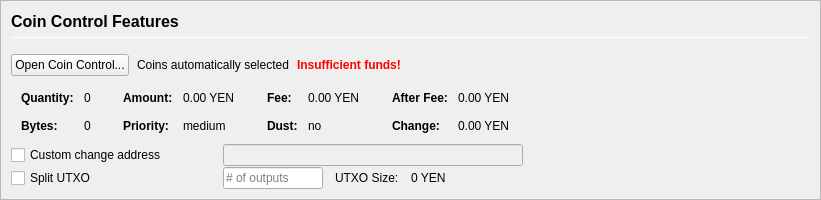
         <widget class="QFrame" name="frameCoinControl">
          <property name="sizePolicy">
           <sizepolicy hsizetype="Expanding" vsizetype="Expanding">
            <horstretch>0</horstretch>
            <verstretch>0</verstretch>
           </sizepolicy>
          </property>
          <property name="maximumSize">
           <size>
            <width>16777215</width>
            <height>16777215</height>
           </size>
          </property>
          <property name="frameShape">
           <enum>QFrame::StyledPanel</enum>
          </property>
          <property name="frameShadow">
           <enum>QFrame::Sunken</enum>
          </property>
          <layout class="QVBoxLayout" name="verticalLayoutCoinControl2">
           <property name="spacing">
            <number>0</number>
           </property>
           <property name="leftMargin">
            <number>0</number>
           </property>
           <property name="topMargin">
            <number>0</number>
           </property>
           <property name="rightMargin">
            <number>0</number>
           </property>
           <property name="bottomMargin">
            <number>0</number>
           </property>
           <item>
            <widget class="QFrame" name="frameCoinControl_BG">
             <layout class="QVBoxLayout" name="verticalLayoutCoinControl" stretch="0,0,0,0,0,0">
              <property name="spacing">
               <number>1</number>
              </property>
              <property name="leftMargin">
               <number>10</number>
              </property>
              <property name="topMargin">
               <number>10</number>
              </property>
              <item>
               <layout class="QHBoxLayout" name="horizontalLayoutCoinControl1">
                <property name="bottomMargin">
                 <number>15</number>
                </property>
                <item>
                 <layout class="QVBoxLayout" name="verticalLayout_3">
                  <property name="spacing">
                   <number>6</number>
                  </property>
                  <item>
                   <widget class="QLabel" name="labelCoinControlFeatures">
                    <property name="sizePolicy">
                     <sizepolicy hsizetype="Preferred" vsizetype="Maximum">
                      <horstretch>0</horstretch>
                      <verstretch>0</verstretch>
                     </sizepolicy>
                    </property>
                    <property name="minimumSize">
                     <size>
                      <width>0</width>
                      <height>20</height>
                     </size>
                    </property>
                    <property name="font">
                     <font>
                      <pointsize>12</pointsize>
                      <weight>75</weight>
                      <bold>true</bold>
                     </font>
                    </property>
                    <property name="styleSheet">
                     <string notr="true">font-weight:bold;</string>
                    </property>
                    <property name="text">
                     <string>Coin Control Features</string>
                    </property>
                   </widget>
                  </item>
                  <item>
                   <widget class="Line" name="line">
                    <property name="minimumSize">
                     <size>
                      <width>0</width>
                      <height>1</height>
                     </size>
                    </property>
                    <property name="maximumSize">
                     <size>
                      <width>16777215</width>
                      <height>1</height>
                     </size>
                    </property>
                    <property name="orientation">
                     <enum>Qt::Horizontal</enum>
                    </property>
                   </widget>
                  </item>
                 </layout>
                </item>
               </layout>
              </item>
              <item>
               <layout class="QHBoxLayout" name="horizontalLayoutCoinControl2" stretch="0,0,0,0">
                <property name="spacing">
                 <number>8</number>
                </property>
                <property name="bottomMargin">
                 <number>10</number>
                </property>
                <item>
                 <widget class="QPushButton" name="pushButtonCoinControl">
                  <property name="styleSheet">
                   <string notr="true"/>
                  </property>
                  <property name="text">
                   <string>Open Coin Control...</string>
                  </property>
                  <property name="autoDefault">
                   <bool>false</bool>
                  </property>
                 </widget>
                </item>
                <item>
                 <widget class="QLabel" name="labelCoinControlAutomaticallySelected">
                  <property name="text">
                   <string>Coins automatically selected</string>
                  </property>
                  <property name="margin">
                   <number>5</number>
                  </property>
                 </widget>
                </item>
                <item>
                 <widget class="QLabel" name="labelCoinControlInsuffFunds">
                  <property name="font">
                   <font>
                    <weight>75</weight>
                    <bold>true</bold>
                   </font>
                  </property>
                  <property name="styleSheet">
                   <string notr="true">color:red;font-weight:bold;</string>
                  </property>
                  <property name="text">
                   <string>Insufficient funds!</string>
                  </property>
                  <property name="margin">
                   <number>5</number>
                  </property>
                 </widget>
                </item>
                <item>
                 <spacer name="horizontalSpacerCoinControl">
                  <property name="orientation">
                   <enum>Qt::Horizontal</enum>
                  </property>
                  <property name="sizeHint" stdset="0">
                   <size>
                    <width>40</width>
                    <height>1</height>
                   </size>
                  </property>
                 </spacer>
                </item>
               </layout>
              </item>
              <item>
               <widget class="QWidget" name="widgetCoinControl" native="true">
                <property name="sizePolicy">
                 <sizepolicy hsizetype="Preferred" vsizetype="Preferred">
                  <horstretch>0</horstretch>
                  <verstretch>0</verstretch>
                 </sizepolicy>
                </property>
                <property name="minimumSize">
                 <size>
                  <width>0</width>
                  <height>0</height>
                 </size>
                </property>
                <property name="styleSheet">
                 <string notr="true"/>
                </property>
                <layout class="QHBoxLayout" name="horizontalLayoutCoinControl5">
                 <property name="leftMargin">
                  <number>0</number>
                 </property>
                 <property name="topMargin">
                  <number>0</number>
                 </property>
                 <property name="rightMargin">
                  <number>0</number>
                 </property>
                 <property name="bottomMargin">
                  <number>0</number>
                 </property>
                 <item>
                  <layout class="QHBoxLayout" name="horizontalLayoutCoinControl3" stretch="0,0,0,1">
                   <property name="spacing">
                    <number>20</number>
                   </property>
                   <property name="topMargin">
                    <number>0</number>
                   </property>
                   <property name="bottomMargin">
                    <number>10</number>
                   </property>
                   <item>
                    <layout class="QFormLayout" name="formLayoutCoinControl1">
                     <property name="horizontalSpacing">
                      <number>10</number>
                     </property>
                     <property name="verticalSpacing">
                      <number>14</number>
                     </property>
                     <property name="leftMargin">
                      <number>10</number>
                     </property>
                     <property name="topMargin">
                      <number>4</number>
                     </property>
                     <property name="rightMargin">
                      <number>6</number>
                     </property>
                     <item row="0" column="0">
                      <widget class="QLabel" name="labelCoinControlQuantityText">
                       <property name="font">
                        <font>
                         <weight>75</weight>
                         <bold>true</bold>
                        </font>
                       </property>
                       <property name="text">
                        <string>Quantity:</string>
                       </property>
                       <property name="margin">
                        <number>0</number>
                       </property>
                      </widget>
                     </item>
                     <item row="0" column="1">
                      <widget class="QLabel" name="labelCoinControlQuantity">
                       <property name="cursor">
                        <cursorShape>IBeamCursor</cursorShape>
                       </property>
                       <property name="contextMenuPolicy">
                        <enum>Qt::ActionsContextMenu</enum>
                       </property>
                       <property name="text">
                        <string notr="true">0</string>
                       </property>
                       <property name="margin">
                        <number>0</number>
                       </property>
                       <property name="textInteractionFlags">
                        <set>Qt::LinksAccessibleByMouse|Qt::TextSelectableByKeyboard|Qt::TextSelectableByMouse</set>
                       </property>
                      </widget>
                     </item>
                     <item row="1" column="0">
                      <widget class="QLabel" name="labelCoinControlBytesText">
                       <property name="font">
                        <font>
                         <weight>75</weight>
                         <bold>true</bold>
                        </font>
                       </property>
                       <property name="text">
                        <string>Bytes:</string>
                       </property>
                      </widget>
                     </item>
                     <item row="1" column="1">
                      <widget class="QLabel" name="labelCoinControlBytes">
                       <property name="cursor">
                        <cursorShape>IBeamCursor</cursorShape>
                       </property>
                       <property name="contextMenuPolicy">
                        <enum>Qt::ActionsContextMenu</enum>
                       </property>
                       <property name="text">
                        <string notr="true">0</string>
                       </property>
                       <property name="textInteractionFlags">
                        <set>Qt::LinksAccessibleByMouse|Qt::TextSelectableByKeyboard|Qt::TextSelectableByMouse</set>
                       </property>
                      </widget>
                     </item>
                    </layout>
                   </item>
                   <item>
                    <layout class="QFormLayout" name="formLayoutCoinControl2">
                     <property name="horizontalSpacing">
                      <number>10</number>
                     </property>
                     <property name="verticalSpacing">
                      <number>14</number>
                     </property>
                     <property name="leftMargin">
                      <number>6</number>
                     </property>
                     <property name="topMargin">
                      <number>4</number>
                     </property>
                     <property name="rightMargin">
                      <number>6</number>
                     </property>
                     <item row="0" column="0">
                      <widget class="QLabel" name="labelCoinControlAmountText">
                       <property name="font">
                        <font>
                         <weight>75</weight>
                         <bold>true</bold>
                        </font>
                       </property>
                       <property name="text">
                        <string>Amount:</string>
                       </property>
                       <property name="margin">
                        <number>0</number>
                       </property>
                      </widget>
                     </item>
                     <item row="0" column="1">
                      <widget class="QLabel" name="labelCoinControlAmount">
                       <property name="cursor">
                        <cursorShape>IBeamCursor</cursorShape>
                       </property>
                       <property name="contextMenuPolicy">
                        <enum>Qt::ActionsContextMenu</enum>
                       </property>
                       <property name="text">
                        <string notr="true">0.00 YEN</string>
                       </property>
                       <property name="textInteractionFlags">
                        <set>Qt::LinksAccessibleByMouse|Qt::TextSelectableByKeyboard|Qt::TextSelectableByMouse</set>
                       </property>
                      </widget>
                     </item>
                     <item row="1" column="0">
                      <widget class="QLabel" name="labelCoinControlPriorityText">
                       <property name="font">
                        <font>
                         <weight>75</weight>
                         <bold>true</bold>
                        </font>
                       </property>
                       <property name="text">
                        <string>Priority:</string>
                       </property>
                      </widget>
                     </item>
                     <item row="1" column="1">
                      <widget class="QLabel" name="labelCoinControlPriority">
                       <property name="cursor">
                        <cursorShape>IBeamCursor</cursorShape>
                       </property>
                       <property name="contextMenuPolicy">
                        <enum>Qt::ActionsContextMenu</enum>
                       </property>
                       <property name="text">
                        <string>medium</string>
                       </property>
                       <property name="textInteractionFlags">
                        <set>Qt::LinksAccessibleByMouse|Qt::TextSelectableByKeyboard|Qt::TextSelectableByMouse</set>
                       </property>
                      </widget>
                     </item>
                    </layout>
                   </item>
                   <item>
                    <layout class="QFormLayout" name="formLayoutCoinControl3">
                     <property name="horizontalSpacing">
                      <number>10</number>
                     </property>
                     <property name="verticalSpacing">
                      <number>14</number>
                     </property>
                     <property name="leftMargin">
                      <number>6</number>
                     </property>
                     <property name="topMargin">
                      <number>4</number>
                     </property>
                     <property name="rightMargin">
                      <number>6</number>
                     </property>
                     <item row="0" column="0">
                      <widget class="QLabel" name="labelCoinControlFeeText">
                       <property name="font">
                        <font>
                         <weight>75</weight>
                         <bold>true</bold>
                        </font>
                       </property>
                       <property name="text">
                        <string>Fee:</string>
                       </property>
                       <property name="margin">
                        <number>0</number>
                       </property>
                      </widget>
                     </item>
                     <item row="0" column="1">
                      <widget class="QLabel" name="labelCoinControlFee">
                       <property name="cursor">
                        <cursorShape>IBeamCursor</cursorShape>
                       </property>
                       <property name="contextMenuPolicy">
                        <enum>Qt::ActionsContextMenu</enum>
                       </property>
                       <property name="text">
                        <string notr="true">0.00 YEN</string>
                       </property>
                       <property name="textInteractionFlags">
                        <set>Qt::LinksAccessibleByMouse|Qt::TextSelectableByKeyboard|Qt::TextSelectableByMouse</set>
                       </property>
                      </widget>
                     </item>
                     <item row="1" column="0">
                      <widget class="QLabel" name="labelCoinControlLowOutputText">
                       <property name="font">
                        <font>
                         <weight>75</weight>
                         <bold>true</bold>
                        </font>
                       </property>
                       <property name="text">
                        <string>Dust:</string>
                       </property>
                      </widget>
                     </item>
                     <item row="1" column="1">
                      <widget class="QLabel" name="labelCoinControlLowOutput">
                       <property name="cursor">
                        <cursorShape>IBeamCursor</cursorShape>
                       </property>
                       <property name="contextMenuPolicy">
                        <enum>Qt::ActionsContextMenu</enum>
                       </property>
                       <property name="text">
                        <string>no</string>
                       </property>
                       <property name="textInteractionFlags">
                        <set>Qt::LinksAccessibleByMouse|Qt::TextSelectableByKeyboard|Qt::TextSelectableByMouse</set>
                       </property>
                      </widget>
                     </item>
                    </layout>
                   </item>
                   <item>
                    <layout class="QFormLayout" name="formLayoutCoinControl4">
                     <property name="horizontalSpacing">
                      <number>10</number>
                     </property>
                     <property name="verticalSpacing">
                      <number>14</number>
                     </property>
                     <property name="leftMargin">
                      <number>6</number>
                     </property>
                     <property name="topMargin">
                      <number>4</number>
                     </property>
                     <property name="rightMargin">
                      <number>6</number>
                     </property>
                     <item row="0" column="0">
                      <widget class="QLabel" name="labelCoinControlAfterFeeText">
                       <property name="font">
                        <font>
                         <weight>75</weight>
                         <bold>true</bold>
                        </font>
                       </property>
                       <property name="text">
                        <string>After Fee:</string>
                       </property>
                       <property name="margin">
                        <number>0</number>
                       </property>
                      </widget>
                     </item>
                     <item row="0" column="1">
                      <widget class="QLabel" name="labelCoinControlAfterFee">
                       <property name="cursor">
                        <cursorShape>IBeamCursor</cursorShape>
                       </property>
                       <property name="contextMenuPolicy">
                        <enum>Qt::ActionsContextMenu</enum>
                       </property>
                       <property name="text">
                        <string notr="true">0.00 YEN</string>
                       </property>
                       <property name="textInteractionFlags">
                        <set>Qt::LinksAccessibleByMouse|Qt::TextSelectableByKeyboard|Qt::TextSelectableByMouse</set>
                       </property>
                      </widget>
                     </item>
                     <item row="1" column="0">
                      <widget class="QLabel" name="labelCoinControlChangeText">
                       <property name="font">
                        <font>
                         <weight>75</weight>
                         <bold>true</bold>
                        </font>
                       </property>
                       <property name="text">
                        <string>Change:</string>
                       </property>
                      </widget>
                     </item>
                     <item row="1" column="1">
                      <widget class="QLabel" name="labelCoinControlChange">
                       <property name="cursor">
                        <cursorShape>IBeamCursor</cursorShape>
                       </property>
                       <property name="contextMenuPolicy">
                        <enum>Qt::ActionsContextMenu</enum>
                       </property>
                       <property name="text">
                        <string notr="true">0.00 YEN</string>
                       </property>
                       <property name="textInteractionFlags">
                        <set>Qt::LinksAccessibleByMouse|Qt::TextSelectableByKeyboard|Qt::TextSelectableByMouse</set>
                       </property>
                      </widget>
                     </item>
                    </layout>
                   </item>
                  </layout>
                 </item>
                </layout>
               </widget>
              </item>
              <item>
               <layout class="QHBoxLayout" name="horizontalLayoutCoinControl4">
                <property name="spacing">
                 <number>12</number>
                </property>
                <property name="sizeConstraint">
                 <enum>QLayout::SetDefaultConstraint</enum>
                </property>
                <property name="topMargin">
                 <number>0</number>
                </property>
                <property name="rightMargin">
                 <number>0</number>
                </property>
                <item>
                 <widget class="QCheckBox" name="checkBoxCoinControlChange">
                  <property name="sizePolicy">
                   <sizepolicy hsizetype="Preferred" vsizetype="Preferred">
                    <horstretch>0</horstretch>
                    <verstretch>0</verstretch>
                   </sizepolicy>
                  </property>
                  <property name="minimumSize">
                   <size>
                    <width>200</width>
                    <height>0</height>
                   </size>
                  </property>
                  <property name="maximumSize">
                   <size>
                    <width>200</width>
                    <height>16777215</height>
                   </size>
                  </property>
                  <property name="toolTip">
                   <string>If this is activated, but the change address is empty or invalid, change will be sent to a newly generated address.</string>
                  </property>
                  <property name="text">
                   <string>Custom change address</string>
                  </property>
                 </widget>
                </item>
                <item>
                 <widget class="QValidatedLineEdit" name="lineEditCoinControlChange">
                  <property name="enabled">
                   <bool>false</bool>
                  </property>
                  <property name="sizePolicy">
                   <sizepolicy hsizetype="Preferred" vsizetype="Preferred">
                    <horstretch>0</horstretch>
                    <verstretch>0</verstretch>
                   </sizepolicy>
                  </property>
                  <property name="minimumSize">
                   <size>
                    <width>300</width>
                    <height>0</height>
                   </size>
                  </property>
                 </widget>
                </item>
                <item>
                 <widget class="QLabel" name="labelCoinControlChangeLabel">
                  <property name="sizePolicy">
                   <sizepolicy hsizetype="Preferred" vsizetype="Preferred">
                    <horstretch>0</horstretch>
                    <verstretch>0</verstretch>
                   </sizepolicy>
                  </property>
                  <property name="minimumSize">
                   <size>
                    <width>100</width>
                    <height>0</height>
                   </size>
                  </property>
                  <property name="text">
                   <string/>
                  </property>
                  <property name="margin">
                   <number>3</number>
                  </property>
                 </widget>
                </item>
               </layout>
              </item>
              <item>
               <layout class="QHBoxLayout" name="horizontalLayoutCoinControl6">
                <property name="spacing">
                 <number>12</number>
                </property>
                <property name="rightMargin">
                 <number>0</number>
                </property>
                <item>
                 <widget class="QCheckBox" name="splitBlockCheckBox">
                  <property name="sizePolicy">
                   <sizepolicy hsizetype="Preferred" vsizetype="Preferred">
                    <horstretch>0</horstretch>
                    <verstretch>0</verstretch>
                   </sizepolicy>
                  </property>
                  <property name="minimumSize">
                   <size>
                    <width>200</width>
                    <height>0</height>
                   </size>
                  </property>
                  <property name="maximumSize">
                   <size>
                    <width>200</width>
                    <height>16777215</height>
                   </size>
                  </property>
                  <property name="text">
                   <string>Split UTXO</string>
                  </property>
                 </widget>
                </item>
                <item>
                 <widget class="QLineEdit" name="splitBlockLineEdit">
                  <property name="sizePolicy">
                   <sizepolicy hsizetype="Preferred" vsizetype="Preferred">
                    <horstretch>50</horstretch>
                    <verstretch>0</verstretch>
                   </sizepolicy>
                  </property>
                  <property name="minimumSize">
                   <size>
                    <width>100</width>
                    <height>0</height>
                   </size>
                  </property>
                  <property name="maximumSize">
                   <size>
                    <width>100</width>
                    <height>16777215</height>
                   </size>
                  </property>
                  <property name="placeholderText">
                   <string># of outputs</string>
                  </property>
                 </widget>
                </item>
                <item>
                 <widget class="QLabel" name="labelBlockSizeText">
                  <property name="text">
                   <string>UTXO Size:</string>
                  </property>
                 </widget>
                </item>
                <item>
                 <widget class="QLabel" name="labelBlockSize">
                  <property name="text">
                   <string>0 YEN</string>
                  </property>
                 </widget>
                </item>
                <item>
                 <spacer name="horizontalSpacer_7">
                  <property name="orientation">
                   <enum>Qt::Horizontal</enum>
                  </property>
                  <property name="sizeHint" stdset="0">
                   <size>
                    <width>40</width>
                    <height>20</height>
                   </size>
                  </property>
                 </spacer>
                </item>
               </layout>
              </item>
              <item>
               <spacer name="verticalSpacerCoinControl">
                <property name="orientation">
                 <enum>Qt::Vertical</enum>
                </property>
                <property name="sizeHint" stdset="0">
                 <size>
                  <width>800</width>
                  <height>1</height>
                 </size>
                </property>
               </spacer>
              </item>
             </layout>
            </widget>
           </item>
          </layout>
         </widget>
